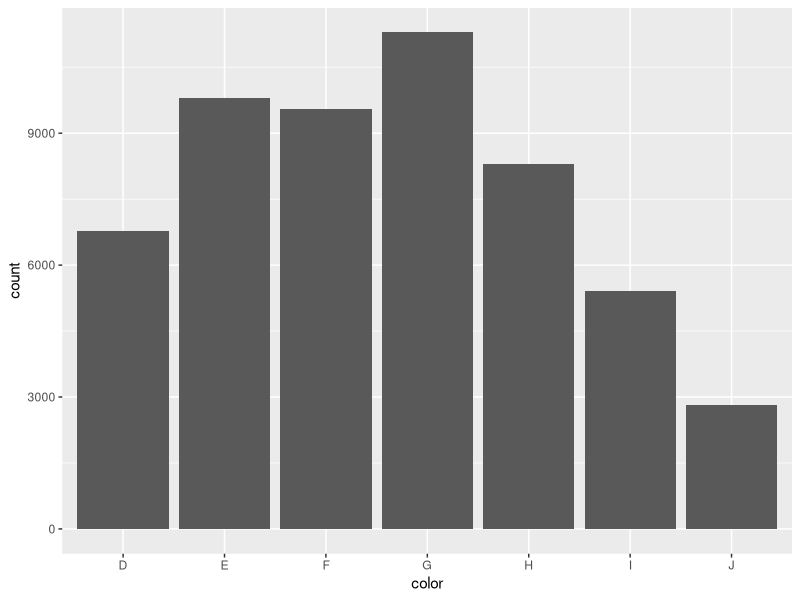
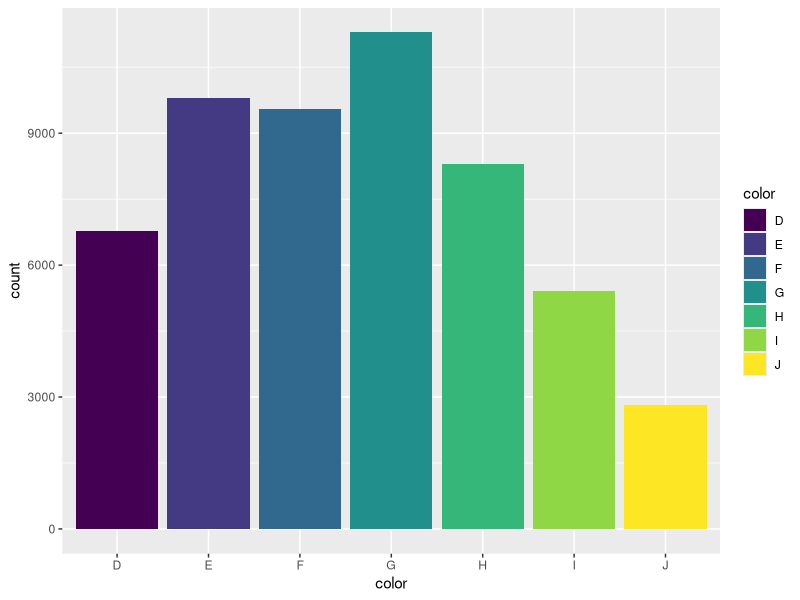

Here is the R script that generated these plots, in order:
## ---- chunk 1
  library(ggplot2)
  ggplot(diamonds, aes(x=color)) + geom_bar()
## ---- chunk 2
  ggplot(diamonds, aes(x=color, fill=color)) + geom_bar()
